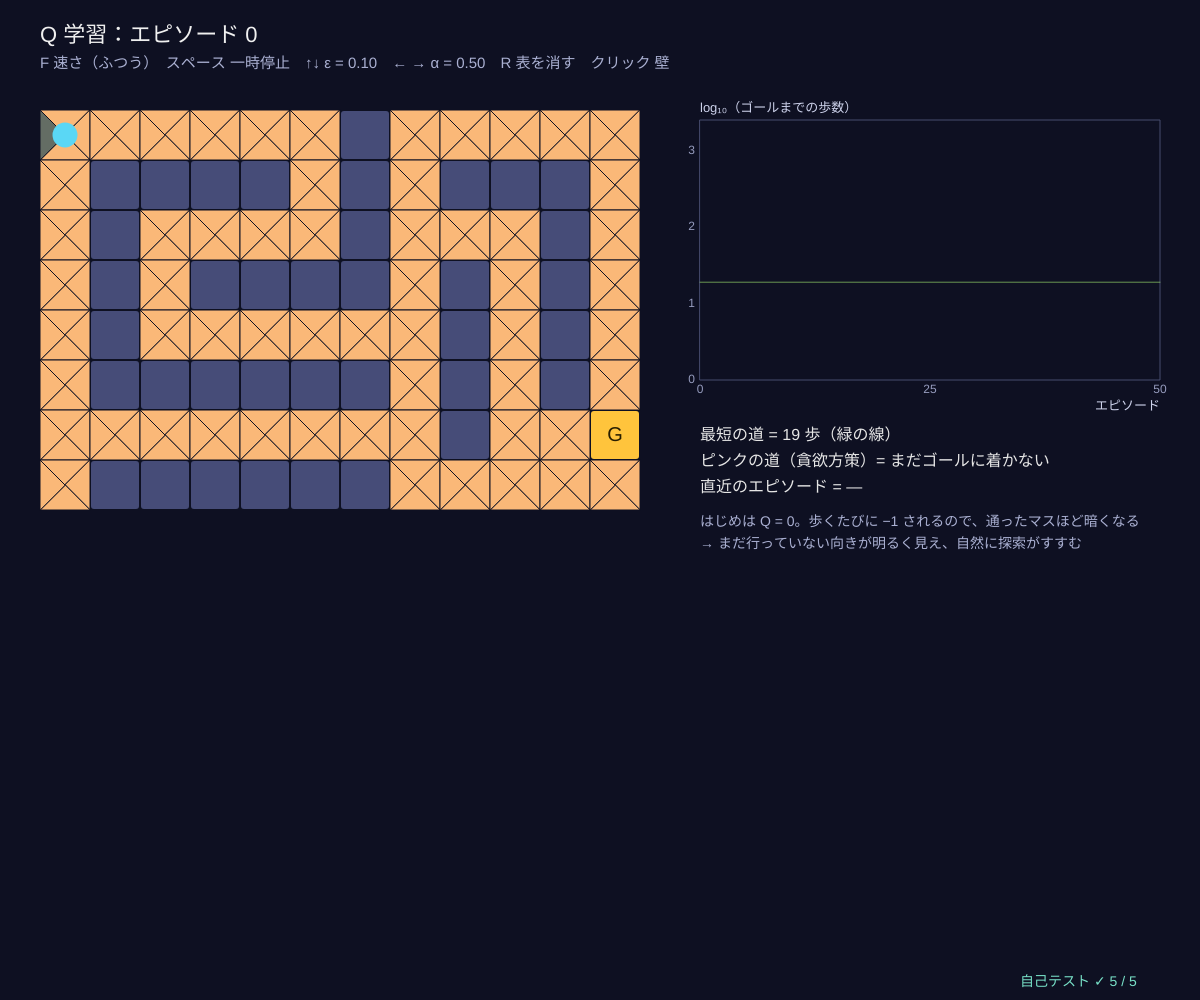
Frame 1 (no input)
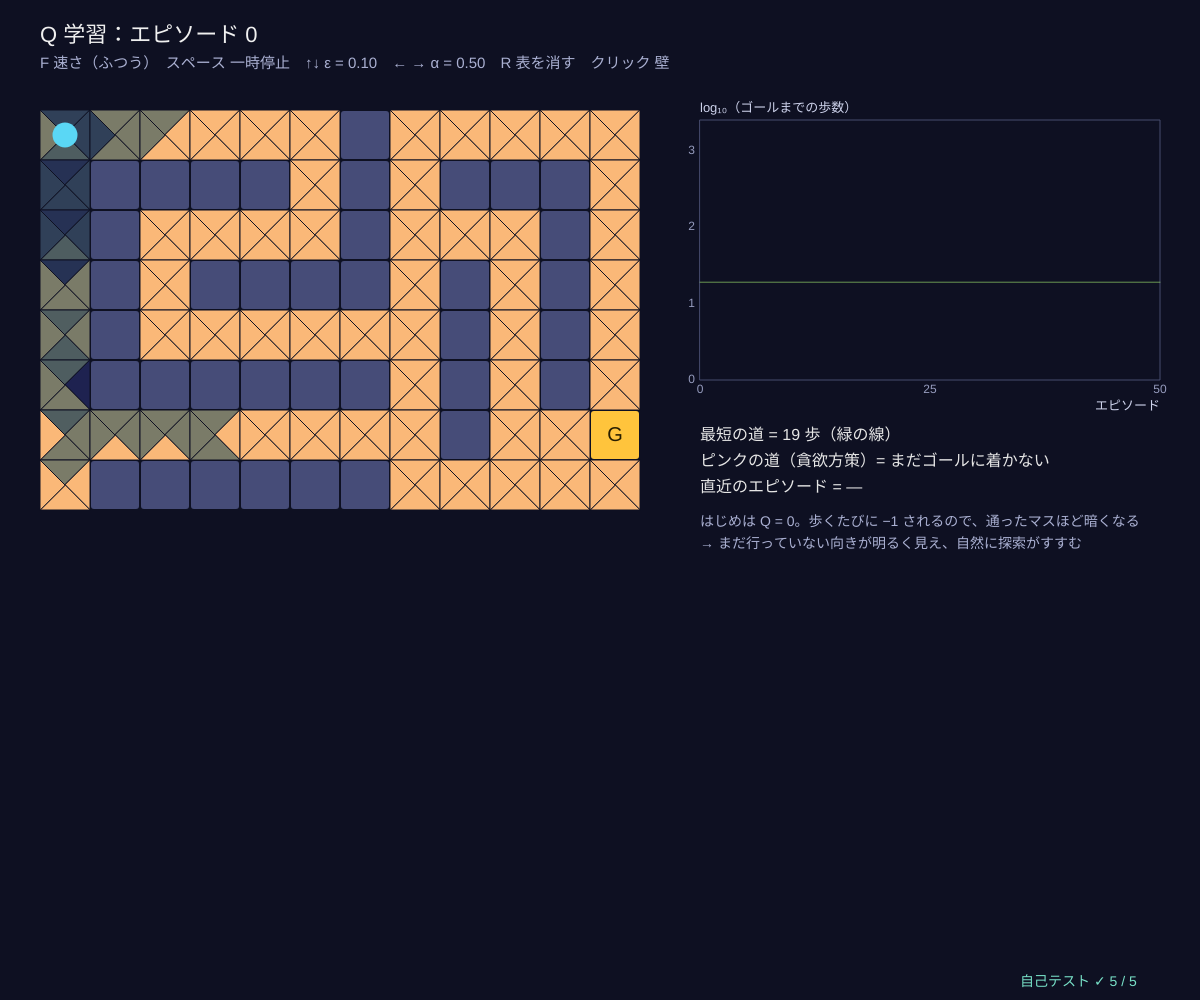
Frame 60 (no input)
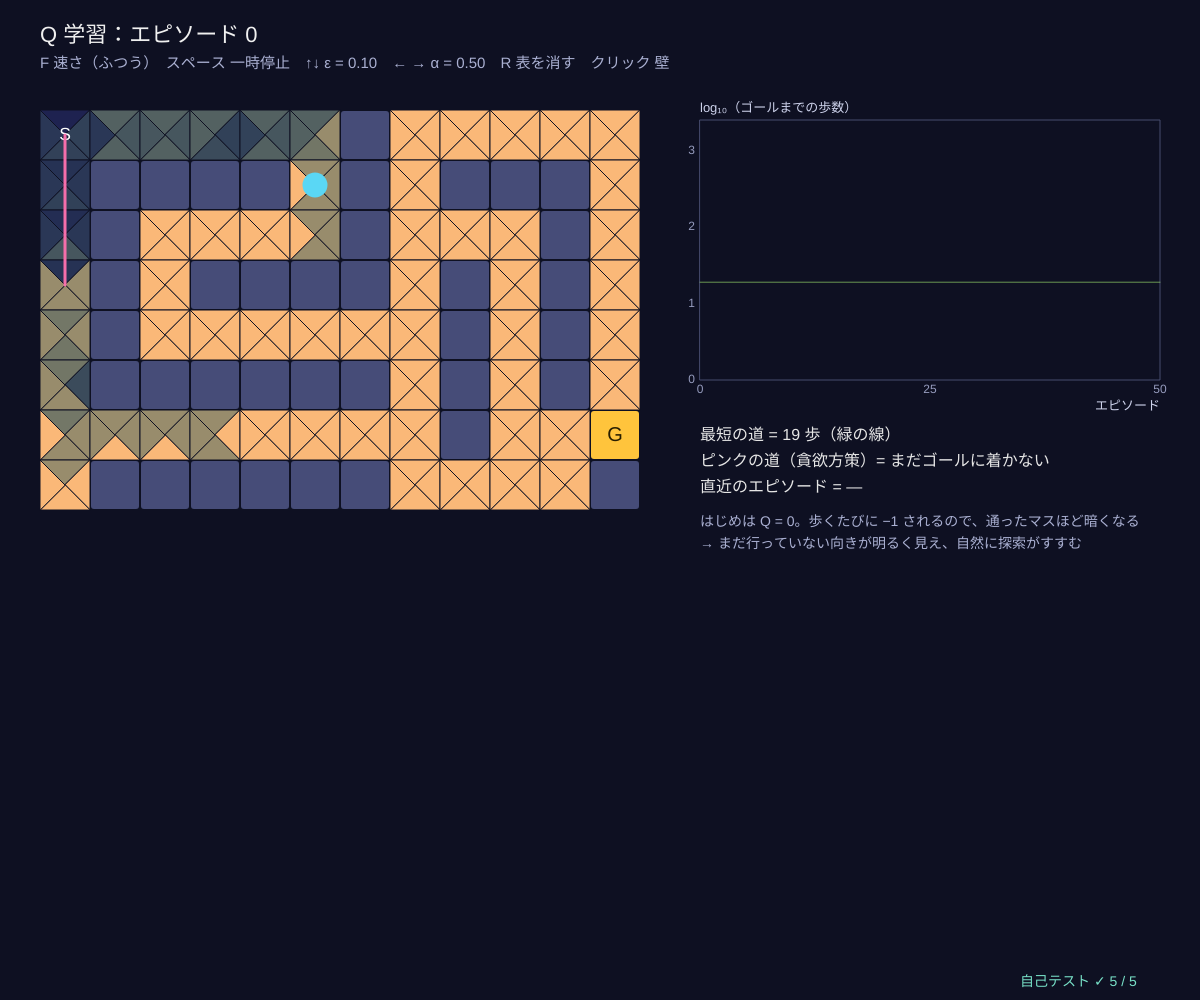
Frame 120 (the mouse pressed at the canvas centre since frame 60)

The p5.js sketch that drew these frames (run headless with seeded random() and noise() and a simulated clock; from frame 60 on, the mouse is pressed at the canvas centre):

// p5.js sketch
// ── sketch.js
// ============================================
// 05 Q 学習 ─ 迷路で「マス × 向き」ごとの価値 Q(s, a) を表に覚える
// 1 歩ごとに Q(s,a) ← Q(s,a) + α (r + γ max_a′ Q(s′,a′) − Q(s,a))。次のマスでは「いちばん良い行動をとる」と仮定して更新するので、
// 探索のためにでたらめに動いていても、最短の道（最適方策）の価値を学べる（方策オフ）
// 各マスの 4 つの三角形 = 4 方向の Q の値（明るいほど良い）。F 速さ / スペース 一時停止 / ↑↓ ε / ← → α / R 表を消す / クリック 壁
// ============================================

let mapRows = [                          // ★ 迷路（S スタート、G ゴール、# 壁）
  'S.....#.....',
  '.####.#.###.',
  '.#....#...#.',
  '.#.####.#.#.',
  '.#......#.#.',
  '.######.#.#.',
  '........#..G',
  '.######.....',
];
let eps = 0.1, lr = 0.5;              // ★ 探索の割合 ε と学習率 α
const GAMMA = 0.95, STEP_R = -1, MAX_LEN = 2000;   // ★ 割引率、1 歩の報酬、1 エピソードの上限
let gw, agent, speed = 1, paused = false, gx = 40, gy = 110, cs = 50;
const SPEEDS = ['ゆっくり', 'ふつう', '速い'];

function setup() { createCanvas(windowWidth, windowHeight); gw = gridParse(mapRows); selfTest(); seedRng(5); agent = makeQAgent(gw); }

function makeQAgent(g) { return { Q: Array.from({ length: g.w * g.h }, () => [0, 0, 0, 0]), s: g.cell.indexOf('S'), len: 0, epLens: [] }; }
// ★ Q 学習の 1 歩
function qStep(ag, g, ep, al) {
  let s = ag.s, a = epsGreedy(ag.Q[s], ep), s2 = gridMove(g, s, a), done = g.cell[s2] === 'G';
  let target = done ? STEP_R : STEP_R + GAMMA * maxOf(ag.Q[s2]);   // ゴールに着いたら先の価値はない
  ag.Q[s][a] += al * (target - ag.Q[s][a]);
  ag.len++; ag.s = s2;
  if (done || ag.len >= MAX_LEN) { ag.epLens.push(ag.len); ag.len = 0; ag.s = g.cell.indexOf('S'); }
}
function greedyPath(ag, g) {             // 学習した表で、いちばん良い向きだけを選んで進む
  let s = g.cell.indexOf('S'), p = [s];
  for (let t = 0; t < 200 && g.cell[s] !== 'G'; t++) { s = gridMove(g, s, argmaxFirst(ag.Q[s])); p.push(s); }
  return p;
}

function draw() {
  background(...BG);
  let t0 = performance.now();
  if (!paused) {
    if (speed === 0) { if (frameCount % 4 === 0) qStep(agent, gw, eps, lr); }
    else if (speed === 1) qStep(agent, gw, eps, lr);
    else while (performance.now() - t0 < 6) qStep(agent, gw, eps, lr);
  }
  cs = Math.min(56, (width * 0.55 - 60) / gw.w, (height - 220) / gw.h);
  noStroke(); fill(240); textSize(22); textAlign(LEFT, BASELINE);
  text('Q 学習：エピソード ' + agent.epLens.length + (paused ? '（一時停止）' : ''), 40, 42);
  fill(170, 176, 210); textSize(15);
  text('F 速さ（' + SPEEDS[speed] + '）　スペース 一時停止　↑↓ ε = ' + eps.toFixed(2) + '　← → α = ' + lr.toFixed(2) + '　R 表を消す　クリック 壁', 40, 68);

  // ---- Q の三角形
  let lo = 0; for (let q of agent.Q) for (let v of q) lo = Math.min(lo, v);
  lo = Math.min(lo, -1);
  for (let s = 0; s < gw.w * gw.h; s++) {
    let [x, y] = cellXY(gw, s, gx, gy, cs), c = gw.cell[s], cx = x + cs / 2, cy = y + cs / 2;
    if (c === '#') { noStroke(); fill(70, 76, 120); rect(x + 1, y + 1, cs - 2, cs - 2, 3); continue; }
    if (c === 'G') { noStroke(); fill(...GOLD); rect(x + 1, y + 1, cs - 2, cs - 2, 3); fill(40, 30, 0); textAlign(CENTER, CENTER); textSize(cs * 0.4); text('G', cx, cy); continue; }
    let corners = [[x, y], [x + cs, y], [x + cs, y + cs], [x, y + cs]];
    for (let a = 0; a < 4; a++) {          // 上=上の辺、右=右の辺 … の三角形
      let p1 = corners[a], p2 = corners[(a + 1) % 4], v = agent.Q[s][a];
      let t = 1 - clampv(v / lo, 0, 1); stroke(14, 16, 34); strokeWeight(1);
      fill(30 + 60 * t + 160 * t * t, 34 + 150 * t, 80 + 40 * t); triangle(p1[0], p1[1], p2[0], p2[1], cx, cy);
    }
    if (c === 'S') { noStroke(); fill(255); textAlign(CENTER, CENTER); textSize(cs * 0.35); text('S', cx, cy); }
  }
  let gp = greedyPath(agent, gw);
  stroke(...PINK); strokeWeight(3); polyline(gp.map((s) => { let [x, y] = cellXY(gw, s, gx, gy, cs); return [x + cs / 2, y + cs / 2]; }));
  let [ax, ay] = cellXY(gw, agent.s, gx, gy, cs); noStroke(); fill(...CYAN); circle(ax + cs / 2, ay + cs / 2, cs * 0.5);

  // ---- エピソードごとの歩数
  let shortest = bfsDist(gw, gw.cell.indexOf('G'))[gw.cell.indexOf('S')], n = agent.epLens.length;
  let g = { x: gx + gw.w * cs + 60, y: 120, w: width - (gx + gw.w * cs + 60) - 40, h: 260, x0: 0, x1: Math.max(50, n), y0: 0, y1: 3.4 };
  plotAxes(g, 'エピソード', 'log₁₀（ゴールまでの歩数）', [0, Math.round(g.x1 / 2), g.x1], [0, 1, 2, 3]);
  if (isFinite(shortest)) { stroke(...LIME, 160); strokeWeight(1); line(g.x, gY(g, Math.log10(shortest)), g.x + g.w, gY(g, Math.log10(shortest))); }
  drawCurve(g, agent.epLens.map((v) => Math.log10(v)), CYAN, 2);
  noStroke(); fill(230); textSize(16); textAlign(LEFT, BASELINE);
  let py = g.y + g.h + 60, reach = gw.cell[gp[gp.length - 1]] === 'G';
  text('最短の道 = ' + (isFinite(shortest) ? shortest + ' 歩（緑の線）' : 'なし'), g.x, py);
  text('ピンクの道（貪欲方策）= ' + (reach ? gp.length - 1 + ' 歩' : 'まだゴールに着かない'), g.x, py + 26);
  text('直近のエピソード = ' + (n ? agent.epLens[n - 1] + ' 歩（ε のぶん寄り道する）' : '—'), g.x, py + 52);
  fill(170, 176, 210); textSize(14);
  text('はじめは Q = 0。歩くたびに −1 されるので、通ったマスほど暗くなる', g.x, py + 86);
  text('→ まだ行っていない向きが明るく見え、自然に探索がすすむ', g.x, py + 108);
  drawSelfTest(width - 180, height - 14);
}

function mousePressed() {
  let s = cellAt(gw, gx, gy, cs, mouseX, mouseY);
  if (s < 0 || gw.cell[s] === 'S' || gw.cell[s] === 'G' || s === agent.s) return;
  gw.cell[s] = gw.cell[s] === '#' ? '.' : '#';
}
function keyPressed() {
  if (key === 'f' || key === 'F') speed = (speed + 1) % 3;
  if (key === ' ') paused = !paused;
  if (key === UP_ARROW) eps = Math.min(1, Math.round((eps + 0.05) * 100) / 100);
  if (key === DOWN_ARROW) eps = Math.max(0, Math.round((eps - 0.05) * 100) / 100);
  if (key === RIGHT_ARROW) lr = Math.min(1, Math.round((lr + 0.1) * 10) / 10);
  if (key === LEFT_ARROW) lr = Math.max(0.1, Math.round((lr - 0.1) * 10) / 10);
  if (key === 'r' || key === 'R') agent = makeQAgent(gw);
  return false;
}

// ---- 自己テスト
function selfTest() {
  selfTestResults = [];
  let g = gridParse(mapRows), L = bfsDist(g, g.cell.indexOf('G'))[g.cell.indexOf('S')];
  check('迷路はゴールまで行ける（最短 ' + L + ' 歩、幅優先探索）', isFinite(L) && L > 0);
  seedRng(12); let ag = makeQAgent(g);
  while (ag.epLens.length < 300) qStep(ag, g, 0.1, 0.5);
  let gp = greedyPath(ag, g);
  check('300 エピソード後の貪欲方策の道 = 最短の ' + L + ' 歩', g.cell[gp[gp.length - 1]] === 'G' && gp.length - 1 === L);
  check('歩数が減る：最後の 20 回の平均 ' + fmtN(meanOf(ag.epLens.slice(-20)), 1) + ' < 最初の 20 回の平均の 1/5', meanOf(ag.epLens.slice(-20)) < meanOf(ag.epLens.slice(0, 20)) / 5);
  // 手計算との照合：Q = 0 のマスで右に動いたら Q ← 0 + 0.5 (−1 + 0.95·0 − 0) = −0.5
  let toy = makeQAgent(g); seedRng(1); toy.Q[toy.s] = [-9, 0, -9, -9];
  qStep(toy, g, 0, 0.5);
  check('1 回の更新が式どおり：Q(S, 右) = 0 + 0.5 × (−1 + 0.95 × 0 − 0) = −0.5', near(toy.Q[g.cell.indexOf('S')][1], -0.5, 1e-12));
  check('Q の値は有限（NaN なし）', ag.Q.every((q) => noNaN(q)));
  reportSelfTest();
}

// ---------- やってみよう ----------
// 1. ε を 0 にすると？ 0.5 にすると？（学習の速さと、直近のエピソードの歩数をくらべる）
// 2. 学習のあとで壁をクリックして道をふさごう。ピンクの道はどう変わる？ どのくらいで新しい道を見つける？
// 3. α を 0.1 と 1.0 でくらべよう（迷路は決定的なので α = 1 でもよい。06 の崖では？）
// 4. STEP_R を 0 にして、ゴールで +1 だけもらう形にすると？（07 の探索の話につながる）
// 5. 迷路を自分で作ろう（mapRows を書きかえる）

// ==================================================
// ここから下は「強化学習の道具」（中身は読まなくても OK。消さないでね）
// ==================================================
// ---- 色と小さな道具
const BG = [14, 16, 34];                // 背景（アーケードの紺）
const GOLD = [255, 196, 60], CYAN = [90, 215, 245], PINK = [245, 110, 170], LIME = [160, 230, 110], VIOLET = [175, 140, 255];
function clampv(v, a, b) { return v < a ? a : v > b ? b : v !== v ? a : v; }     // NaN なら a に戻す
function argmaxR(q) {                  // いちばん大きい値の番号（同点はランダムに 1 つ）
  let m = -Infinity, best = [];
  for (let i = 0; i < q.length; i++) {
    if (q[i] > m + 1e-12) { m = q[i]; best = [i]; } else if (Math.abs(q[i] - m) <= 1e-12) best.push(i);
  }
  return best.length ? best[Math.floor(rnd() * best.length)] : 0;
}
function argmaxFirst(q) { let b = 0; for (let i = 1; i < q.length; i++) if (q[i] > q[b]) b = i; return b; }   // 同点は若い番号
function maxOf(q) { let m = -Infinity; for (let v of q) if (v > m) m = v; return m; }
function epsGreedy(q, eps) { return rnd() < eps ? Math.floor(rnd() * q.length) : argmaxR(q); }   // ε の確率でランダム、ほかは貪欲
function softmaxArr(h, tau) {          // ボルツマン分布 exp(h/τ) / Σ（大きい数でもあふれないように最大値を引く）
  let m = maxOf(h), e = h.map((v) => Math.exp((v - m) / (tau || 1))), s = e.reduce((a, b) => a + b, 0);
  return e.map((v) => v / s);
}
function sampleFrom(p) { let u = rnd(), c = 0; for (let i = 0; i < p.length; i++) { c += p[i]; if (u < c) return i; } return p.length - 1; }
function meanOf(a) { return a.length ? a.reduce((s, v) => s + v, 0) / a.length : 0; }
function fmtN(v, d) { if (typeof v !== 'number' || v !== v) return '?'; let s = v.toFixed(d === undefined ? 2 : d); return s === '-0.00' || s === '-0.0' || s === '-0' ? s.slice(1) : s; }
// ---- 種つきの乱数（同じ種なら毎回同じ列 → 実験をくり返せる）
let rngState = 1;
function seedRng(s) { rngState = (s >>> 0) || 1; }
function rnd() {                       // 0〜1 の一様乱数（mulberry32）
  rngState = (rngState + 0x6d2b79f5) >>> 0;
  let t = rngState;
  t = Math.imul(t ^ (t >>> 15), t | 1);
  t ^= t + Math.imul(t ^ (t >>> 7), t | 61);
  return ((t ^ (t >>> 14)) >>> 0) / 4294967296;
}
function rndInt(a, b) { return a + Math.floor(rnd() * (b - a + 1)); }
function randn() { let u = 1 - rnd(), v = rnd(); return Math.sqrt(-2 * Math.log(u)) * Math.cos(2 * Math.PI * v); }   // 標準正規分布
// ---- グラフの道具：g = { x, y, w, h, x0, x1, y0, y1 }
function gX(g, v) { return g.x + clampv((v - g.x0) / (g.x1 - g.x0), -0.02, 1.02) * g.w; }
function gY(g, v) { return g.y + g.h - clampv((v - g.y0) / (g.y1 - g.y0), -0.02, 1.02) * g.h; }
function plotAxes(g, xl, yl, xt, yt) {
  stroke(70, 76, 110); strokeWeight(1); noFill(); rect(g.x, g.y, g.w, g.h);
  noStroke(); fill(150, 156, 190); textSize(12); textAlign(CENTER, TOP);
  for (let v of xt) text(+v.toPrecision(3), gX(g, v), g.y + g.h + 4);
  textAlign(RIGHT, CENTER);
  for (let v of yt) text(+v.toPrecision(3), g.x - 5, gY(g, v));
  textAlign(LEFT, BASELINE); fill(205, 210, 235); textSize(13);
  text(xl, g.x + g.w - textWidth(xl), g.y + g.h + 30); text(yl, g.x, g.y - 8);
}
function polyline(pts) {               // 点が 2 つ以上あるときだけ折れ線を描く（空の beginShape を作らない）
  if (pts.length < 2) return;
  noFill(); beginShape(); for (let p of pts) vertex(p[0], p[1]); endShape();
}
function smoothArr(a, k) {             // 直前 k 個の平均（ギザギザの学習曲線をならす）
  let out = [], s = 0;
  for (let i = 0; i < a.length; i++) { s += a[i]; if (i >= k) s -= a[i - k]; out.push(s / Math.min(i + 1, k)); }
  return out;
}
function drawCurve(g, arr, col, sw, xOff) {   // arr[i] を x = i (+ xOff) に。長いときは間引いて 600 点まで
  let n = arr.length, stride = Math.max(1, Math.ceil(n / 600)), pts = [];
  for (let i = 0; i < n; i += stride) pts.push([gX(g, i + (xOff || 0)), gY(g, arr[i])]);
  if (n > 1 && (n - 1) % stride) pts.push([gX(g, n - 1 + (xOff || 0)), gY(g, arr[n - 1])]);
  stroke(...col); strokeWeight(sw || 2); polyline(pts);
}
function legend(x, y, items) {         // items = [[色, 名前], …]
  textSize(13); textAlign(LEFT, CENTER);
  for (let [c, s] of items) { noStroke(); fill(...c); rect(x, y - 5, 16, 10); fill(220, 225, 245); text(s, x + 22, y); y += 20; }
}
// ---- グリッドワールド：文字の地図 '.' 床、'#' 壁、'S' スタート、'G' 宝（+1 で終わり）、'P' 落とし穴（−1 で終わり）
const DIRS = [[0, -1], [1, 0], [0, 1], [-1, 0]];    // 行動 0 上、1 右、2 下、3 左
const DIR_NAMES = ['上', '右', '下', '左'];
function gridParse(rows) { return { w: rows[0].length, h: rows.length, cell: rows.join('').split('') }; }
function gridMove(gw, s, a) {          // 決まった向きに 1 マス。外や壁ならその場にとどまる
  let x = s % gw.w + DIRS[a][0], y = Math.floor(s / gw.w) + DIRS[a][1];
  if (x < 0 || y < 0 || x >= gw.w || y >= gw.h || gw.cell[y * gw.w + x] === '#') return s;
  return y * gw.w + x;
}
function isTerminalCell(c) { return c === 'G' || c === 'P'; }
function enterReward(c, stepR) { return c === 'G' ? 1 : c === 'P' ? -1 : stepR; }
// マルコフ決定過程を作る：P[s][a] = [{ s2, p, r }]。意図した向きに 1 − slip、左右の直角の向きに slip/2 ずつ
function buildMdp(gw, slip, stepR) {
  let nS = gw.w * gw.h, P = [], term = [];
  for (let s = 0; s < nS; s++) {
    let c = gw.cell[s]; term.push(isTerminalCell(c) || c === '#'); P.push([]);
    for (let a = 0; a < 4; a++) {
      if (term[s]) { P[s].push([{ s2: s, p: 1, r: 0 }]); continue; }       // 終わりのマス（と壁）はそこに留まり、報酬 0
      let outs = [[a, 1 - slip], [(a + 1) % 4, slip / 2], [(a + 3) % 4, slip / 2]], list = [];
      for (let [d, p] of outs) {
        if (p <= 0) continue;
        let s2 = gridMove(gw, s, d), r = enterReward(gw.cell[s2], stepR), e = list.find((o) => o.s2 === s2);
        if (e) e.p += p; else list.push({ s2, p, r });
      }
      P[s].push(list);
    }
  }
  return { nS, nA: 4, P, term, gw };
}
function qValue(mdp, V, gamma, s, a) { let q = 0; for (let o of mdp.P[s][a]) q += o.p * (o.r + gamma * V[o.s2]); return q; }
function viSweep(mdp, V, gamma) {      // 価値反復の 1 回：V(s) ← max_a Σ p (r + γ V(s'))。戻り値 = 最大の変化量
  let nv = V.slice(), d = 0;
  for (let s = 0; s < mdp.nS; s++) {
    if (mdp.term[s]) continue;
    let best = -Infinity; for (let a = 0; a < 4; a++) best = Math.max(best, qValue(mdp, V, gamma, s, a));
    nv[s] = best; d = Math.max(d, Math.abs(best - V[s]));
  }
  for (let s = 0; s < mdp.nS; s++) V[s] = nv[s];
  return d;
}
function valueIteration(mdp, gamma, tol, maxIt) {
  let V = new Array(mdp.nS).fill(0), its = 0, d = Infinity, deltas = [];
  while (d >= tol && its < (maxIt || 100000)) { d = viSweep(mdp, V, gamma); deltas.push(d); its++; }
  return { V, its, deltas };
}
function optimalActs(mdp, V, gamma, s, tol) {     // 最適な行動の集合（同点は全部）
  let q = [0, 1, 2, 3].map((a) => qValue(mdp, V, gamma, s, a)), m = maxOf(q);
  return [0, 1, 2, 3].filter((a) => q[a] >= m - (tol || 1e-9));
}
function evalPolicy(mdp, pi, gamma, tol, V0) {    // 方策評価：V(s) ← Σ p (r + γ V(s')) を、変化が tol 未満になるまで
  let V = V0 ? V0.slice() : new Array(mdp.nS).fill(0), sweeps = 0, d = Infinity;
  while (d >= tol && sweeps < 100000) {
    d = 0;
    for (let s = 0; s < mdp.nS; s++) {
      if (mdp.term[s]) continue;
      let v = qValue(mdp, V, gamma, s, pi[s]); d = Math.max(d, Math.abs(v - V[s])); V[s] = v;
    }
    sweeps++;
  }
  return { V, sweeps };
}
function cellXY(gw, s, gx, gy, cs) { return [gx + (s % gw.w) * cs, gy + Math.floor(s / gw.w) * cs]; }
function drawArrowIn(cx, cy, a, len) { // マスの中心から向き a に矢印
  let dx = DIRS[a][0], dy = DIRS[a][1], ex = cx + dx * len, ey = cy + dy * len;
  line(cx - dx * len * 0.4, cy - dy * len * 0.4, ex, ey);
  noStroke(); triangle(ex + dx * 5, ey + dy * 5, ex - dy * 5 - dx * 2, ey + dx * 5 - dy * 2, ex + dy * 5 - dx * 2, ey - dx * 5 - dy * 2);
}
function drawCells(gw, gx, gy, cs, skipFloor) {   // 壁・宝・落とし穴・スタートを描く
  textAlign(CENTER, CENTER); textSize(cs * 0.4);
  for (let s = 0; s < gw.w * gw.h; s++) {
    let c = gw.cell[s], [x, y] = cellXY(gw, s, gx, gy, cs);
    if (c === '.' && skipFloor) continue;
    noStroke();
    if (c === '#') fill(70, 76, 120); else if (c === 'G') fill(...GOLD); else if (c === 'P') fill(120, 30, 70); else fill(26, 30, 60);
    rect(x + 1, y + 1, cs - 2, cs - 2, 4);
    if (c === 'G') { fill(40, 30, 0); text('宝', x + cs / 2, y + cs / 2); }
    if (c === 'P') { fill(255, 150, 190); text('穴', x + cs / 2, y + cs / 2); }
    if (c === 'S') { fill(...CYAN); text('S', x + cs / 2, y + cs / 2); }
  }
}
function cellAt(gw, gx, gy, cs, mx, my) {         // マウスの下のマス（なければ −1）
  let x = Math.floor((mx - gx) / cs), y = Math.floor((my - gy) / cs);
  return x >= 0 && y >= 0 && x < gw.w && y < gw.h ? y * gw.w + x : -1;
}
function bfsDist(gw, goal) {           // 決定的に動くときの、各マスからゴールまでの最短の歩数（届かなければ Infinity）
  let d = new Array(gw.w * gw.h).fill(Infinity), q = [goal]; d[goal] = 0;
  while (q.length) {
    let s = q.shift();
    for (let a = 0; a < 4; a++) {
      let x = s % gw.w - DIRS[a][0], y = Math.floor(s / gw.w) - DIRS[a][1], p = y * gw.w + x;   // p から向き a で s に来られる？
      if (x < 0 || y < 0 || x >= gw.w || y >= gw.h || gw.cell[p] === '#' || d[p] < Infinity || isTerminalCell(gw.cell[p])) continue;
      if (gridMove(gw, p, a) === s) { d[p] = d[s] + 1; q.push(p); }
    }
  }
  return d;
}
function valueFill(v, lo, hi) {        // 低い = 紫、0 = 紺、高い = 金
  let t = clampv((v - lo) / (hi - lo || 1), 0, 1);
  if (t < 0.5) { let u = t / 0.5; fill(110 - 80 * u, 60 - 30 * u, 150 - 90 * u); }
  else { let u = (t - 0.5) / 0.5; fill(30 + 220 * u, 30 + 160 * u, 60 - 20 * u); }
}
// ---- 自己テストの道具
let selfTestResults = [];
function check(name, cond) { selfTestResults.push({ name, ok: !!cond }); }
function near(a, b, tol) { return a !== null && a !== undefined && isFinite(a) && Math.abs(a - b) <= (tol === undefined ? 1e-9 : tol); }
function noNaN(v) { return Array.isArray(v) || ArrayBuffer.isView(v) ? Array.from(v).every(noNaN) : !(typeof v === 'number' && !isFinite(v)); }
function reportSelfTest() { for (let r of selfTestResults) (r.ok ? console.log : console.error)((r.ok ? '✓ ' : '✗ ') + r.name); }
function selfTestLine() { let n = selfTestResults.filter((r) => r.ok).length; return '自己テスト ' + (n === selfTestResults.length ? '✓ ' : '✗ ') + n + ' / ' + selfTestResults.length; }
function drawSelfTest(x, y) { noStroke(); fill(selfTestResults.every((r) => r.ok) ? color(120, 225, 200) : color(255, 90, 120)); textSize(14); textAlign(LEFT, BASELINE); text(selfTestLine(), x, y); }
